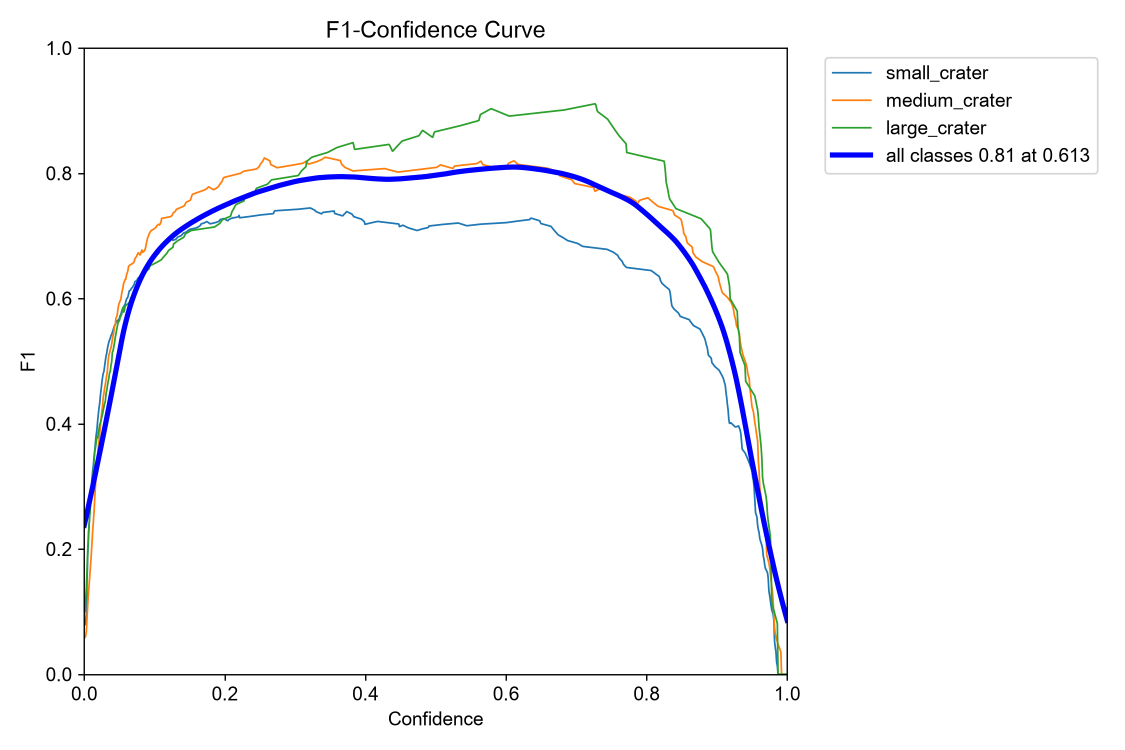
#> input picture runs/detect/val/BoxF1_curve.png, 2250 x 1500 px (shown at 1/2 size)
$ python -i app_lite.py   (imports and definitions only)
#> lines starting #> are read from the running program, lines starting #| are printed output that depends on the picture
### src/utils.py
# utils.py — stuff used everywhere else

import os
import random
import logging
from pathlib import Path
from typing import List, Tuple, Dict, Optional

import numpy as np
import cv2
import matplotlib.pyplot as plt

# clean single-line logger
logging.basicConfig(
    level=logging.INFO,
    format="%(asctime)s  %(message)s",
    datefmt="%H:%M:%S",
)
log = logging.getLogger("crater")

# --- folder paths ---
PROJECT_ROOT  = Path(__file__).resolve().parent.parent
DATA_DIR      = PROJECT_ROOT / "data"
RAW_DIR       = DATA_DIR / "raw"
PROCESSED_DIR = DATA_DIR / "processed"
MODELS_DIR    = PROJECT_ROOT / "models"
ASSETS_DIR    = PROJECT_ROOT / "app" / "assets"

for d in [RAW_DIR, PROCESSED_DIR, MODELS_DIR, ASSETS_DIR]:
    d.mkdir(parents=True, exist_ok=True)
#> further down, picture is the input picture: shape (1500, 2250, 3); mean B, G, R 250.9, 249.4, 249.1

# --- class setup ---
CLASS_NAMES = {0: "small_crater", 1: "medium_crater", 2: "large_crater"}
CLASS_COLORS = {
    0: (255, 80,  80),   # red   — small
    1: (80,  200, 80),   # green — medium
    2: (80,  140, 255),  # blue  — large
}
CLASS_THRESHOLDS = {
    "small":  (0.0,  0.10),
    "medium": (0.10, 0.25),
    "large":  (0.25, 1.00),
}


# [99 lines left out: functions seed_everything, yolo_to_xyxy, xyxy_to_yolo, classify_crater_size, draw_detections, compute_iou and 1 more, not called in this run]

### src/iot_simulator.py
# iot_simulator.py
#
# simulates a satellite-to-ground IoT pipeline in pure software.
# the idea is to model what a real system would look like:
#
#   satellite (edge node)  -->  MQTT  -->  ground station
#
# no real broker needed — everything runs in-process.
# to swap in a real Mosquitto broker later, just replace InProcessBroker
# with paho.mqtt.client — the interface is the same.
#
# Usage:
#   python src/iot_simulator.py --live            <- continuous stream
#   python src/iot_simulator.py --burst 20        <- emit 20 events and stop
#   python src/iot_simulator.py --target Mars

import json
import time
import random
import threading
import argparse
import datetime
from pathlib import Path
from typing import Optional, List, Dict, Callable
from dataclasses import dataclass, asdict

import logging
logger = logging.getLogger("iot")
logging.basicConfig(level=logging.INFO, format="%(asctime)s  %(message)s", datefmt="%H:%M:%S")

# which planets we can "orbit"
PLANETARY_TARGETS = ["Moon", "Mars", "Mercury"]

# rough orbital parameters for each planet
ORBITAL_PARAMS = {
    "Moon":    {"altitude_km": (50,   100), "velocity_km_s": (1.5, 1.8)},
    "Mars":    {"altitude_km": (250,  400), "velocity_km_s": (3.3, 3.5)},
    "Mercury": {"altitude_km": (200,  500), "velocity_km_s": (2.9, 3.1)},
}

INSTRUMENTS = ["NAC-Camera", "WAC-Camera", "HiRISE-IR", "CTX-Imager"]

# MQTT topic names
TOPIC_DETECTIONS = "crater/detections"
TOPIC_HEALTH     = "crater/health"
TOPIC_ALERTS     = "crater/alerts"
TOPIC_TELEMETRY  = "crater/telemetry"


# ----------------------------------------------------------------
# sensor data structure
# ----------------------------------------------------------------

@dataclass
class SensorPayload:
    """one packet of data the satellite sends down after processing a tile"""
    # who/what
    satellite_id:   str
    orbit_number:   int
    target_body:    str
    instrument:     str
    timestamp_utc:  str

    # where we are
    altitude_km:    float
    velocity_km_s:  float
    latitude_deg:   float
    longitude_deg:  float
    solar_angle_deg: float

    # instrument health
    sensor_temp_c:    float
    power_draw_w:     float
    storage_used_pct: float

    # what the model found
    n_craters_detected: int
    crater_classes:     List[str]
    avg_confidence:     float
    inference_ms:       float
    tile_id:            str

    # flags the edge node computes before downlinking
    high_density_flag: bool = False
    landing_safe_flag: bool = True
    anomaly_flag:      bool = False

    def to_json(self):
        return json.dumps(asdict(self))

    @staticmethod
    def from_json(s):
        return SensorPayload(**json.loads(s))


# [38 lines left out: function generate_sensor_payload, not called in this run]


# ----------------------------------------------------------------
# in-process MQTT broker — no external server needed
# ----------------------------------------------------------------

class InProcessBroker:
    """
    a dead-simple pub/sub message bus that runs in memory.
    works exactly like MQTT: you publish to a topic, subscribers get called.
    drop-in replaceable with paho.mqtt if you want a real broker later.
    """
    def __init__(self):
        self._subscribers: Dict[str, List[Callable]] = {}
        self._message_log: List[Dict] = []

    def subscribe(self, topic, callback):
        self._subscribers.setdefault(topic, []).append(callback)

    # [13 lines left out: function publish, not called in this run]

    def get_log(self):
        return self._message_log.copy()


# shared broker instance
_broker = InProcessBroker()


# ----------------------------------------------------------------
# edge node — simulates the satellite's on-board processor
# ----------------------------------------------------------------

class EdgeNode:
    """
    pretends to be the camera + inference chip on the satellite.
    in the real world this would run on an ARM or FPGA board in orbit.
    here it just generates fake detections and publishes them.
    """
    # [81 lines left out: functions __init__, _simulate_detection, _publish_event, emit_once, start_stream, stop_stream, not called in this run]


# ----------------------------------------------------------------
# ground station — receives and stores everything
# ----------------------------------------------------------------

class GroundStation:
    """
    listens to the broker and collects all incoming events.
    also keeps a "device shadow" — the latest known state of the satellite,
    which is the IoT equivalent of a digital twin.
    """
    # [18 lines left out: functions __init__, _on_detection, not called in this run]

    def _on_alert(self, topic, payload):
        with self._lock:
            self._alerts.append(json.loads(payload))

    def _on_health(self, topic, payload):
        with self._lock:
            self._health.append(json.loads(payload))

    # [19 lines left out: function device_shadow, not called in this run]

    def get_events(self):
        with self._lock:
            return self._events.copy()

    def get_alerts(self):
        with self._lock:
            return self._alerts.copy()

    # [22 lines left out: functions get_telemetry_series, print_dashboard, not called in this run]


# ----------------------------------------------------------------
# telemetry file logger
# ----------------------------------------------------------------

class TelemetryLogger:
    """writes every message to a .jsonl file so you can replay or analyse it later"""
    def __init__(self, log_path):
        self.log_path = log_path
        log_path.parent.mkdir(parents=True, exist_ok=True)

    def subscribe(self, broker):
        for topic in [TOPIC_DETECTIONS, TOPIC_HEALTH, TOPIC_ALERTS]:
            broker.subscribe(topic, self._write)

    # [5 lines left out: function _write, not called in this run]


# ----------------------------------------------------------------
# public API — called from app.py and iot_dashboard.py
# ----------------------------------------------------------------

_ground_station: Optional[GroundStation] = None
_edge_node:      Optional[EdgeNode]      = None


# [21 lines left out: functions start_iot_simulation, stop_iot_simulation, not called in this run]


def get_ground_station():
    return _ground_station


# [16 lines left out: function emit_detection_event, not called in this run]


# ----------------------------------------------------------------
# CLI
# ----------------------------------------------------------------

# [33 lines that do not run on import are left out]

### app/app_lite.py
# app_lite.py
#
# lightweight web app — no streamlit/plotly needed
# uses Python's built-in http.server + opencv + matplotlib
#
# what it does:
#   - serves a webpage at http://localhost:8080
#   - accepts image uploads, detects craters using OpenCV (Hough circles)
#     as a stand-in until YOLOv8 weights are trained
#   - shows before/after image, crater count, size distribution
#   - streams live IoT telemetry events
#
# run:  python app/app_lite.py

import sys
import json
import base64
import random
import threading
import time
from pathlib import Path
from http.server import HTTPServer, BaseHTTPRequestHandler
from io import BytesIO
from urllib.parse import parse_qs, urlparse

import cv2
import numpy as np
import matplotlib
# [1 line not run here, left out]
import matplotlib.pyplot as plt

sys.path.insert(0, str(Path(__file__).resolve().parent.parent / "src"))
from utils import CLASS_NAMES, CLASS_COLORS, draw_detections, ASSETS_DIR, log
from iot_simulator import (
    start_iot_simulation, get_ground_station,
    emit_detection_event, PLANETARY_TARGETS
)

PORT = 8080

# ----------------------------------------------------------------
# crater detector using Hough circles (works without YOLOv8 weights)
# this is the fallback detector — replaced by YOLO after training
# ----------------------------------------------------------------

def detect_craters_hough(img_bgr):
    """
    detects circular craters using OpenCV Hough circle transform.
    not as accurate as YOLOv8 but works with zero training.
    returns (boxes_xyxy, classes, confidences)
    """
    gray = cv2.cvtColor(img_bgr, cv2.COLOR_BGR2GRAY) if len(img_bgr.shape) == 3 else img_bgr
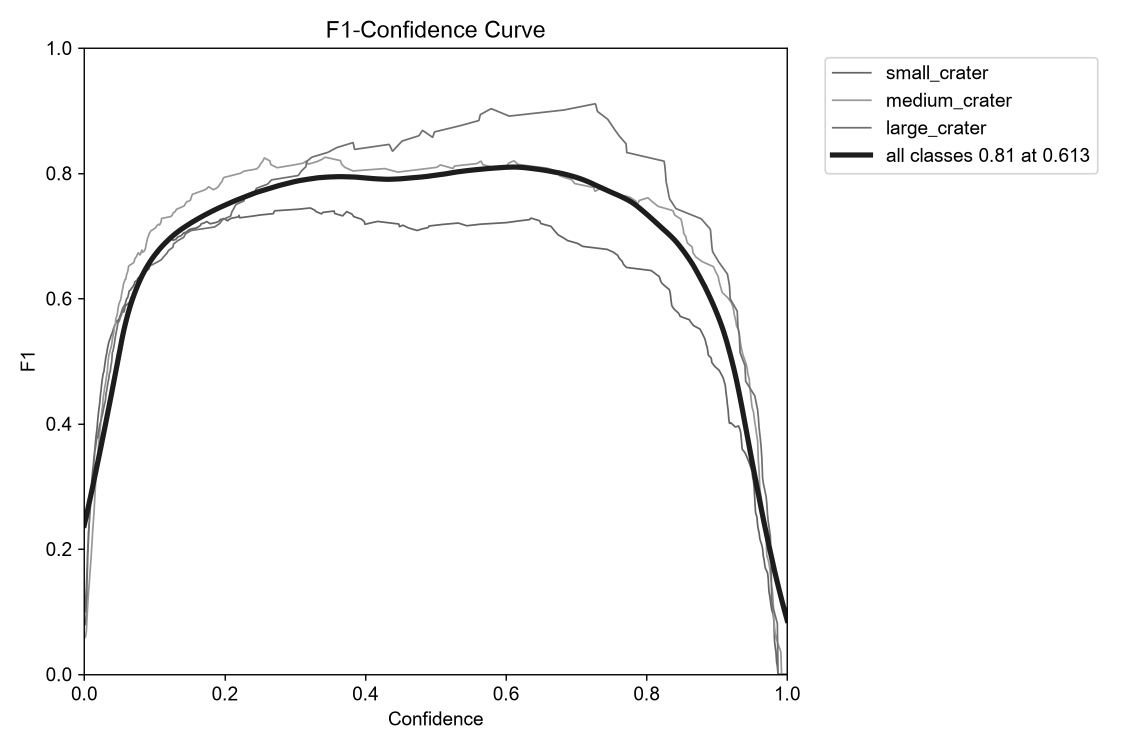
#> gray: shape (1500, 2250) (shown at 1/2 size); min 0, max 255, mean 249.5
    gray = cv2.GaussianBlur(gray, (5, 5), 1.5)
    H, W = gray.shape

    circles = cv2.HoughCircles(
        gray,
        cv2.HOUGH_GRADIENT,
        dp=1.2,
        minDist=15,
        param1=60,
        param2=28,
        minRadius=4,
        maxRadius=min(H, W) // 3,
    )

    boxes, classes, confs = [], [], []
    if circles is not None:
        circles = np.round(circles[0]).astype(int)
        for (cx, cy, r) in circles:
            x1, y1 = max(0, cx - r), max(0, cy - r)
            x2, y2 = min(W, cx + r), min(H, cy + r)
            boxes.append((x1, y1, x2, y2))

            # classify by radius
            r_norm = r / min(H, W)
            if r_norm < 0.08:
                cls = 0
            elif r_norm < 0.20:
                cls = 1
            else:
                cls = 2
            classes.append(cls)
            # fake confidence based on circle strength
            confs.append(round(random.uniform(0.45, 0.92), 2))
#> this loop made 3342 passes
#> (cx, cy, r, x1, y1, x2, y2, r_norm) on passes 1 to 8: (688, 855, 497, 191, 358, 1185, 1352, 0.331), (687, 831, 483, 204, 348, 1170, 1314, 0.322), (1019, 777, 448, 571, 329, 1467, 1225, 0.299), (1012, 800, 461, 551, 339, 1473, 1261, 0.307), (1027, 761, 432, 595, 329, 1459, 1193, 0.288), (993, 823, 499, 494, 324, 1492, 1322, 0.333), (1009, 819, 491, 518, 328, 1500, 1310, 0.327), (1043, 749, 412, 631, 337, 1455, 1161, 0.275)
#> after the loop, boxes = 3342 items, first 6: (191, 358, 1185, 1352), (204, 348, 1170, 1314), (571, 329, 1467, 1225), (551, 339, 1473, 1261), (595, 329, 1459, 1193), (494, 324, 1492, 1322); classes = 3342 values, max 2 at index 0, min 0 at index 457, mean 0.903; confs = 3342 values, max 0.92 at index 94, min 0.45 at index 40, mean 0.687

    return boxes, classes, confs


# [26 lines left out: functions annotate_and_encode, make_pie_chart, not called in this run]


# ----------------------------------------------------------------
# HTML template
# ----------------------------------------------------------------

HTML = """<!DOCTYPE html>
<html>
<head>
  <title>🌑 Crater Detector</title>
  <meta charset="utf-8">
  <style>
    * {{ box-sizing: border-box; margin: 0; padding: 0; }}
    body {{ background: #0d1117; color: #e6edf3; font-family: -apple-system, sans-serif; padding: 20px; }}
    h1 {{ color: #58a6ff; margin-bottom: 6px; }}
    .sub {{ color: #8b949e; margin-bottom: 24px; font-size: 14px; }}
    .card {{ background: #161b22; border: 1px solid #30363d; border-radius: 8px;
             padding: 20px; margin-bottom: 16px; }}
    .grid {{ display: grid; grid-template-columns: 1fr 1fr; gap: 16px; }}
    .grid3 {{ display: grid; grid-template-columns: 1fr 1fr 1fr; gap: 16px; }}
    img.result {{ width: 100%; border-radius: 6px; border: 1px solid #30363d; }}
    .metric {{ text-align: center; padding: 16px; background: #0d1117;
               border-radius: 6px; border: 1px solid #30363d; }}
    .metric .val {{ font-size: 32px; font-weight: bold; color: #58a6ff; }}
    .metric .lbl {{ font-size: 12px; color: #8b949e; margin-top: 4px; }}
    .alert {{ background: #3d1a1a; border: 1px solid #f85149; border-radius: 6px;
              padding: 10px 14px; color: #f85149; margin-bottom: 8px; font-size: 13px; }}
    .safe  {{ background: #1a3d2a; border: 1px solid #3fb950; border-radius: 6px;
              padding: 10px 14px; color: #3fb950; margin-bottom: 12px; font-size: 13px; }}
    form {{ display: flex; gap: 12px; align-items: flex-end; flex-wrap: wrap; margin-bottom: 4px; }}
    input[type=file] {{ background: #0d1117; border: 1px solid #30363d; border-radius: 6px;
                        padding: 8px; color: #e6edf3; }}
    select {{ background: #0d1117; border: 1px solid #30363d; border-radius: 6px;
              padding: 8px; color: #e6edf3; }}
    button {{ background: #1f6feb; border: none; border-radius: 6px; padding: 8px 20px;
              color: white; cursor: pointer; font-size: 14px; }}
    button:hover {{ background: #388bfd; }}
    .event {{ background: #0d1117; border-left: 3px solid #30363d; padding: 8px 12px;
              margin-bottom: 6px; font-size: 12px; font-family: monospace; border-radius: 0 4px 4px 0; }}
    .event.high {{ border-left-color: #f85149; }}
    .tag {{ display: inline-block; padding: 2px 8px; border-radius: 10px; font-size: 11px; font-weight: bold; }}
    .tag.s {{ background: #3d1616; color: #f85149; }}
    .tag.m {{ background: #163d22; color: #3fb950; }}
    .tag.l {{ background: #162035; color: #58a6ff; }}
    h2 {{ color: #e6edf3; margin-bottom: 12px; font-size: 16px; }}
    h3 {{ color: #8b949e; font-size: 13px; margin-bottom: 8px; font-weight: normal; }}
  </style>
</head>
<body>
  <h1>🌑 Lunar / Mars Crater Detector</h1>
  <p class="sub">Computer Vision · IoT Telemetry · YOLOv8 + Hough Fallback</p>

  <div class="card">
    <h2>Upload Surface Image</h2>
    <form method="POST" enctype="multipart/form-data" action="/detect">
      <input type="file" name="image" accept="image/*" required>
      <select name="planet">
        {planet_options}
      </select>
      <button type="submit">🔭 Detect Craters</button>
    </form>
    <p style="color:#8b949e;font-size:12px;margin-top:8px;">
      Supports PNG, JPG. Uses Hough circle detection until YOLOv8 weights are trained.
    </p>
  </div>

  {results_html}

  <div class="card">
    <h2>📡 Live IoT Telemetry  <span style="font-size:12px;color:#3fb950;">● streaming</span></h2>
    <h3>Last 8 satellite events from the in-process MQTT broker</h3>
    {iot_html}
    <div style="margin-top:12px;color:#8b949e;font-size:12px;">
      Topics: crater/detections · crater/health · crater/alerts &nbsp;|&nbsp;
      Device shadow updated every event &nbsp;|&nbsp;
      Log: data/telemetry.jsonl
    </div>
  </div>

</body>
</html>"""


# [85 lines left out: functions build_results_html, build_iot_html, not called in this run]


# ----------------------------------------------------------------
# request handler
# ----------------------------------------------------------------

_last_results = {}   # store last detection for page refresh


class Handler(BaseHTTPRequestHandler):

    def log_message(self, fmt, *args):
        pass  # suppress default server logs

    def do_GET(self):
        self._serve_page()

    # [103 lines left out: functions do_POST, _serve_page, _handle_detect, _redirect, not called in this run]


# ----------------------------------------------------------------
# main
# ----------------------------------------------------------------

# [15 lines not run here, left out]

>>> import cv2
>>> picture = cv2.imread('../runs/detect/val/BoxF1_curve.png')
>>> result = detect_craters_hough(picture)

$ run again, on runs/detect/val-2/BoxPR_curve.png
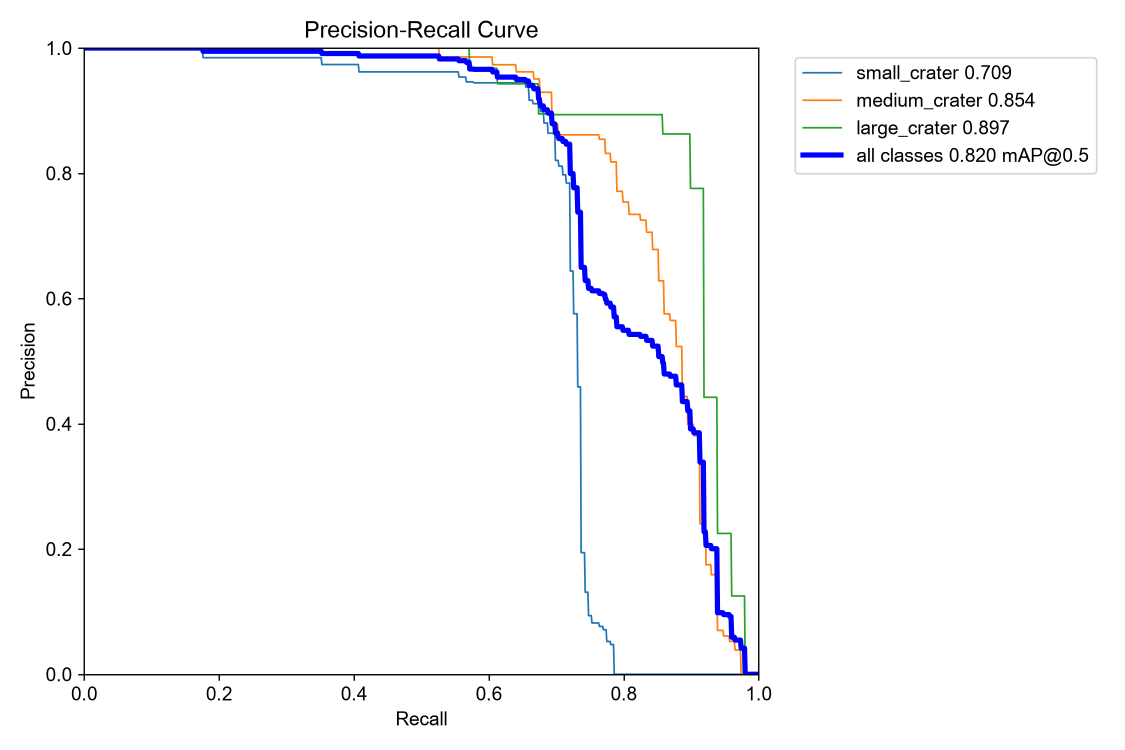
#> input picture runs/detect/val-2/BoxPR_curve.png, 2250 x 1500 px (shown at 1/2 size)
#> picture is the input picture: shape (1500, 2250, 3); mean B, G, R 251.1, 249.5, 249.3
#> in detect_craters_hough, `gray = cv2.cvtColor(img_bgr, cv2.COLOR_BGR2GRAY) if len(img_bgr.shape)..`:
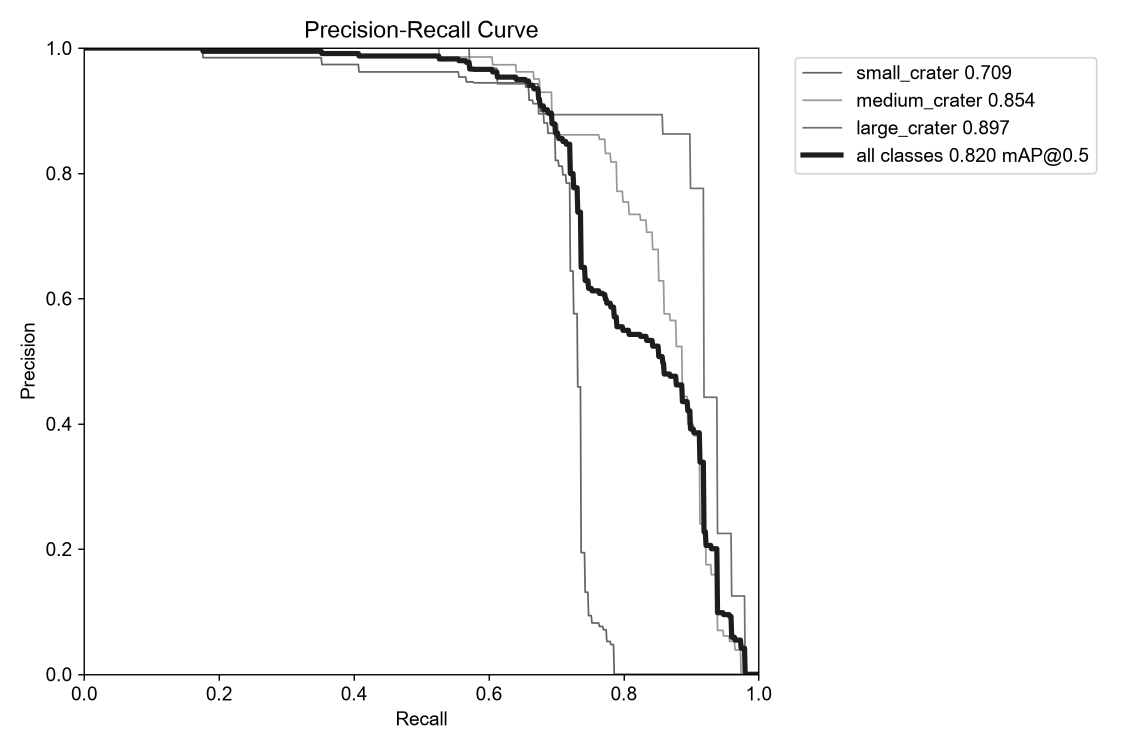
#> gray: shape (1500, 2250) (shown at 1/2 size); min 0, max 255, mean 249.6
#> in detect_craters_hough, `circles = cv2.HoughCircles( gray, cv2.HOUGH_GRADIENT, dp=1.2, minDist=..`: circles = 2919 rows, first 8: [738.6, 467.4, 417.4], [660.6, 485.4, 495.3], [1638.6, 607.8, 495.3], [1629, 593.4, 480.8], [726.6, 491.4, 441], [708.6, 497.4, 447.8], [756.6, 471, 409.4], [1835.4, 720.6, 470.2]
#> in detect_craters_hough, `circles = np.round(circles[0]).astype(int)`: circles = 2919 rows, first 8: [739, 467, 417], [661, 485, 495], [1639, 608, 495], [1629, 593, 481], [727, 491, 441], [709, 497, 448], [757, 471, 409], [1835, 721, 470]
#> the loop in detect_craters_hough, `for (cx, cy, r) in circles:` made 2919 passes
#> (cx, cy, r, x1, y1, x2, y2, r_norm) on passes 1 to 8: (739, 467, 417, 322, 50, 1156, 884, 0.278), (661, 485, 495, 166, 0, 1156, 980, 0.33), (1639, 608, 495, 1144, 113, 2134, 1103, 0.33), (1629, 593, 481, 1148, 112, 2110, 1074, 0.321), (727, 491, 441, 286, 50, 1168, 932, 0.294), (709, 497, 448, 261, 49, 1157, 945, 0.299), (757, 471, 409, 348, 62, 1166, 880, 0.273), (1835, 721, 470, 1365, 251, 2250, 1191, 0.313)
#> after the loop in detect_craters_hough, `for (cx, cy, r) in circles:`: boxes = 2919 items, first 6: (322, 50, 1156, 884), (166, 0, 1156, 980), (1144, 113, 2134, 1103), (1148, 112, 2110, 1074), (286, 50, 1168, 932), (261, 49, 1157, 945); classes = 2919 values, max 2 at index 0, min 0 at index 84, mean 0.827; confs = 2919 values, max 0.92 at index 94, min 0.45 at index 40, mean 0.686
